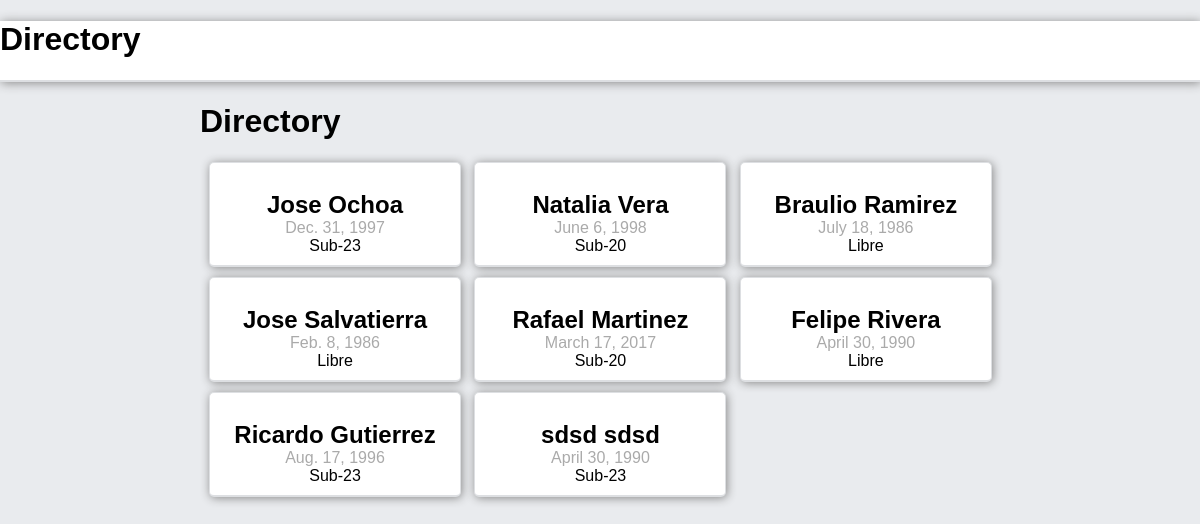
Before: / with the older database file.
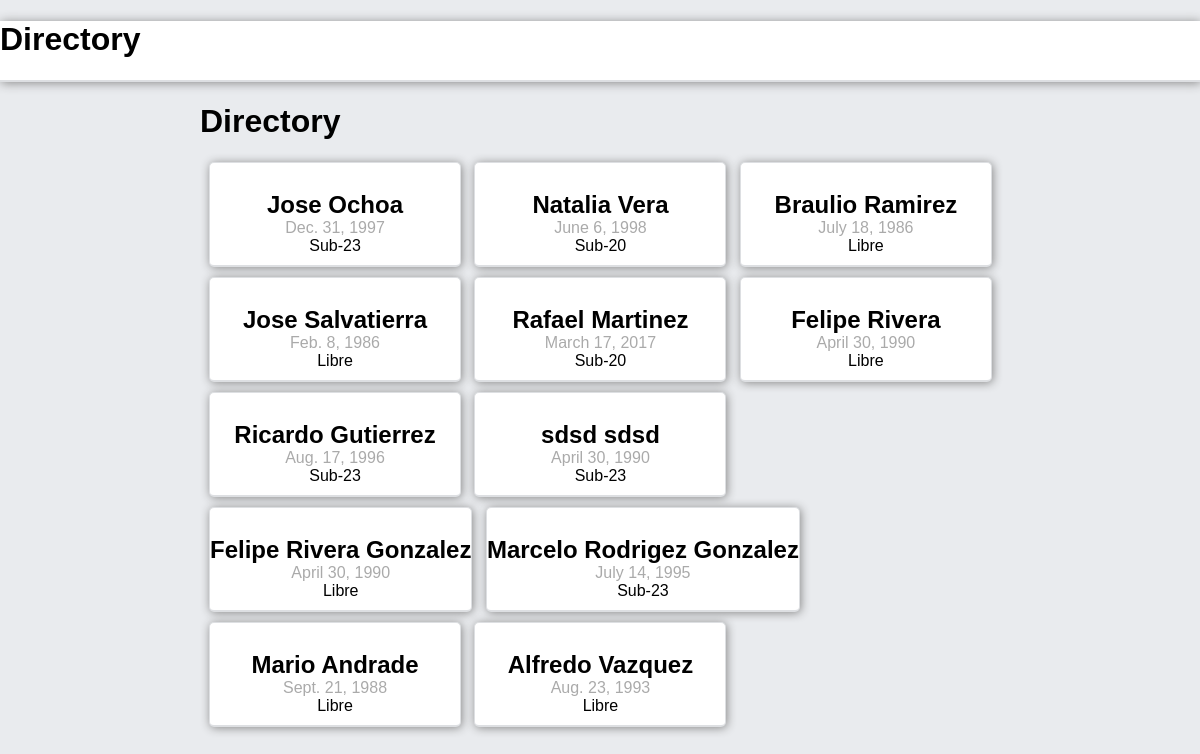
After: the same page with the newer database file.
### www/models.py (models this page shows, shortened)
class Runner(models.Model):
    DISTANCE = (
                    ('100', '100 Metros Planos'),
                    ('200', '200 Metros Planos'),
                    ('400', '400 Metros Planos'),
                    ('800', '800 Metros Planos'),
                    ('1500', '1500 Metros Planos'),
                    ('3000', '3000 Metros Planos'),
                    ('5000', '5000 Metros Planos'),
                    ('10000', '10000 Metros Planos'),
                    ('110v', '110 Metros Con Vallas'),
                    ('400v', '400 Metros Con Vallas'),
                )
    first_name = models.CharField(max_length=20)
    last_name = models.CharField(max_length=20)
    birtday = models.DateField(auto_now=False, auto_now_add=False)
    category = models.ForeignKey(Category)
    coach = models.ForeignKey(User)
    distance = models.CharField(max_length=10, choices=DISTANCE)
    image = models.CharField(max_length=200)
    slug = models.SlugField(max_length=40, blank=True)

class Category(models.Model):
    name = models.CharField(max_length = 20)
    first_year = models.PositiveSmallIntegerField()
    secon_year = models.PositiveSmallIntegerField()
    def __str__(self):
        return self.name

### www/views.py (the view)
# urls.py: url(r'^$', views.index, name='index'),
def index(resquest):
    runners = Runner.objects.all()
    categorys = Category.objects.all()
    return render(resquest, 'index.html', {'runners':runners})

### www/templates/index.html (shortened to what this page needs)
{% extends 'base.html' %}
{% block content %}
    <main>
      <h1>Directory</h1>
      {% for runner in runners %}
      <section class="cont-user">
        <h2>{{ runner.first_name}}  {{runner.last_name}}</h2>
        <p class="person-title">{{ runner.birtday }}</p>
        <p class="person-email">{{ runner.category }}</p>
      </section>
      {% endfor %}
    </main>
{% endblock %}

### www/templates/base.html (shortened to what this page needs)
{% load staticfiles %}
<!DOCTYPE html>
<html>
  <head>
    <link rel="stylesheet" href="{% static 'normalize.css' %}">
    <link rel="stylesheet" href="{% static 'main.css' %}">
  </head>
  <body>
    <nav>
        <h1>Directory</h1>
    </nav>
    {% block content %}
    {% endblock %}
  </body>
</html>

### www/static/main.css (style rules this page uses)
body { background-color: #e9ebee; font-size: 16px; padding:0; margin: 0; }
main { margin: 0 auto; width: 800px; }
nav { background: white; border-bottom: 2px solid #dddfe2; box-shadow: 1px 1px 10px #888888; }
.cont-user { padding:10px 0 10px 0; margin: 0; min-width: 250px; border-radius: 5px; background: white; text-align: center; display: inline-block; margin: 0 0px 10px 9px; border: 1px solid #dddfe2; border-bottom: 2px solid #dddfe2; box-shadow: 1px 1px 10px #888888; }
h2 { 1.7em; font-weight: blod; padding:0; margin: 0; }
.person-title { font-size: 1em; color: #aaa; padding:0; margin: 0; }
.person-email { font-size: 1em; padding:0; margin: 0; }

Changed rows visible on the page:
added Runner: first_name "Felipe", last_name "Rivera Gonzalez", birtday "April 30, 1990", category "Libre"
added Runner: first_name "Marcelo", last_name "Rodrigez Gonzalez", birtday "July 14, 1995", category "Sub-23"
added Runner: first_name "Mario", last_name "Andrade", birtday "Sept. 21, 1988", category "Libre"
added Runner: first_name "Alfredo", last_name "Vazquez", birtday "Aug. 23, 1993", category "Libre"
